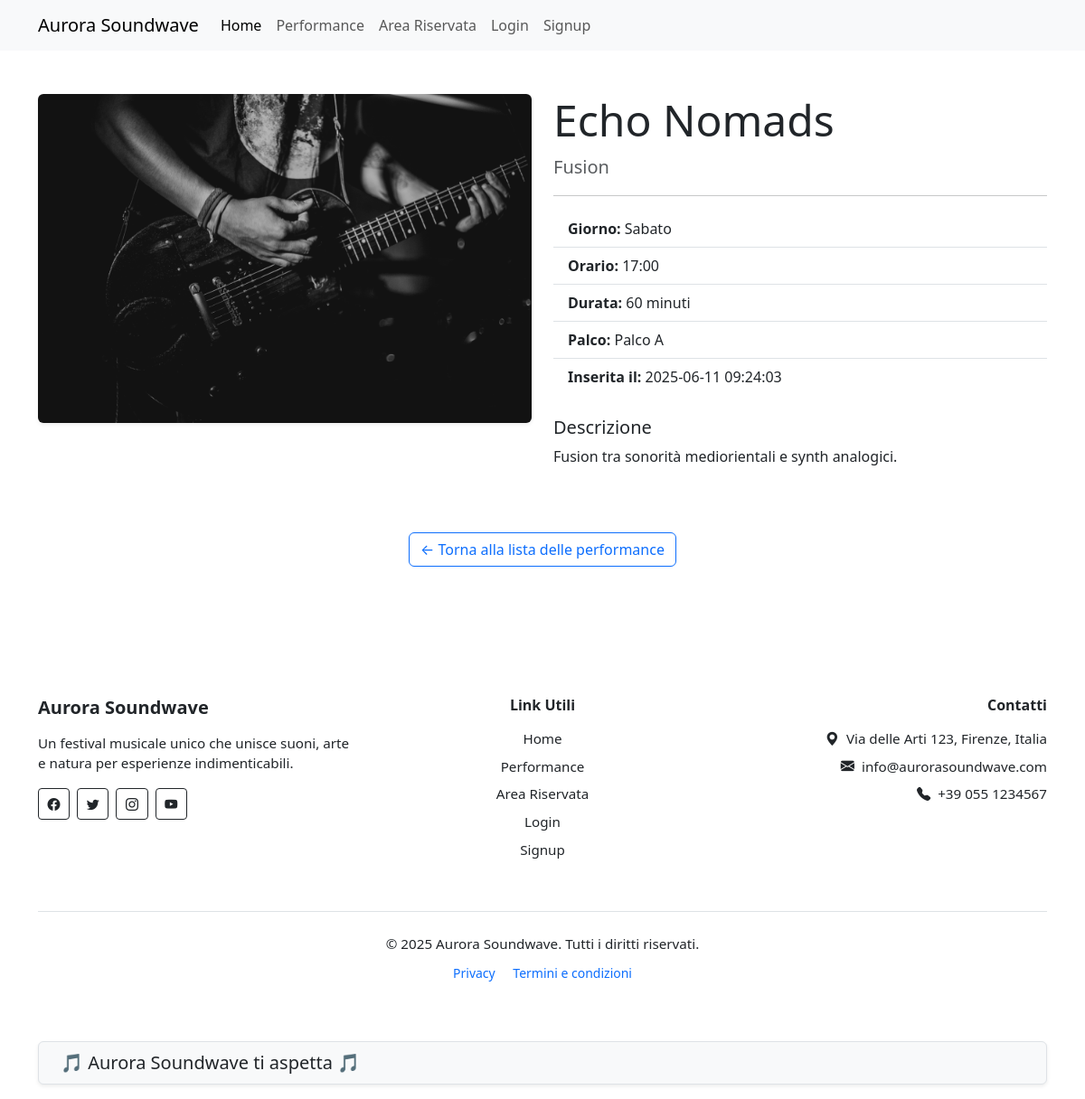
/performances/6, run on the app's committed database.
### tables this page shows
CREATE TABLE performances(
    id INTEGER PRIMARY KEY AUTOINCREMENT,
    nome_artista TEXT UNIQUE NOT NULL,
    giorno TEXT CHECK(giorno IN('Venerdi','Sabato','Domenica')) NOT NULL,
    orario TEXT NOT NULL,
    durata INTEGER NOT NULL,
    descrizione TEXT NOT NULL,
    palco TEXT CHECK(palco IN('Palco A','Palco B','Palco C')) NOT NULL,
    genere TEXT NOT NULL,
    immagine TEXT NOT NULL,
    pubblicato INTEGER DEFAULT 0,
    id_organizzatore INTEGER NOT NULL,
    data_inserimento TIMESTAMP DEFAULT CURRENT_TIMESTAMP,
    FOREIGN KEY (id_organizzatore) REFERENCES utenti(id)
);

### routes/public_routes.py (the view)
@public_bp.route("/performances/<int:id>")
def performance(id):
    perf = performances_dao.get_performance_by_id(id)
    return render_template("public/performance.html", performance=perf)

### dao/performances_dao.py (called while the page is built)
def get_db_connection():
    conn = sqlite3.connect("festival.db")
    conn.row_factory = sqlite3.Row
    return conn

def get_performance_by_id(id):
    try:
        sql = """
        SELECT * FROM performances
        WHERE pubblicato = 1
        AND id = ?
        """
        with get_db_connection() as conn:
            cursor = conn.cursor()
            cursor.execute(sql, (id,))
            perf = cursor.fetchone()
            cursor.close()
        return perf
    except sqlite3.Error as e:
        logging.error(f"get_performance_by_id: {e}")
        return None

### templates/public/performance.html (shortened to what this page needs)
{% extends "base.html" %}  {% block content %}
<div class="container py-5">
  <div class="row">
    <div class="col-lg-6">
      <img
        src="{{ performance.immagine }}"
        alt="{{ performance.nome_artista }}"
        class="img-fluid rounded shadow-sm"
      />
    </div>
    <div class="col-lg-6">
      <h1 class="display-5">{{ performance.nome_artista }}</h1>
      <p class="lead text-muted">{{ performance.genere }}</p>
      <hr />
      <ul class="list-group list-group-flush mb-4">
        <li class="list-group-item">
          <strong>Giorno:</strong> {{ performance.giorno }}
        </li>
        <li class="list-group-item">
          <strong>Orario:</strong> {{ performance.orario }}
        </li>
        <li class="list-group-item">
          <strong>Durata:</strong> {{ performance.durata }} minuti
        </li>
        <li class="list-group-item">
          <strong>Palco:</strong> {{ performance.palco }}
        </li>
        <li class="list-group-item">
          <strong>Inserita il:</strong> {{ performance.data_inserimento }}
        </li>
      </ul>
      <div class="mb-4">
        <h5>Descrizione</h5>
        <p class="text-justify">{{ performance.descrizione }}</p>
      </div>
    </div>
  </div>
  <div class="mt-5 text-center">
    <a
      href="{{ url_for('public.performances') }}"
      class="btn btn-outline-primary"
    >
      ← Torna alla lista delle performance
    </a>
  </div>
</div>
{% endblock %}

### data on the page
performances: immagine (picture), nome_artista "Echo Nomads", genere "Fusion", giorno "Sabato", orario "17:00", durata "60", palco "Palco A", data_inserimento "2025-06-11 09:24:03", descrizione "Fusion tra sonorità mediorientali e synth analogici."
